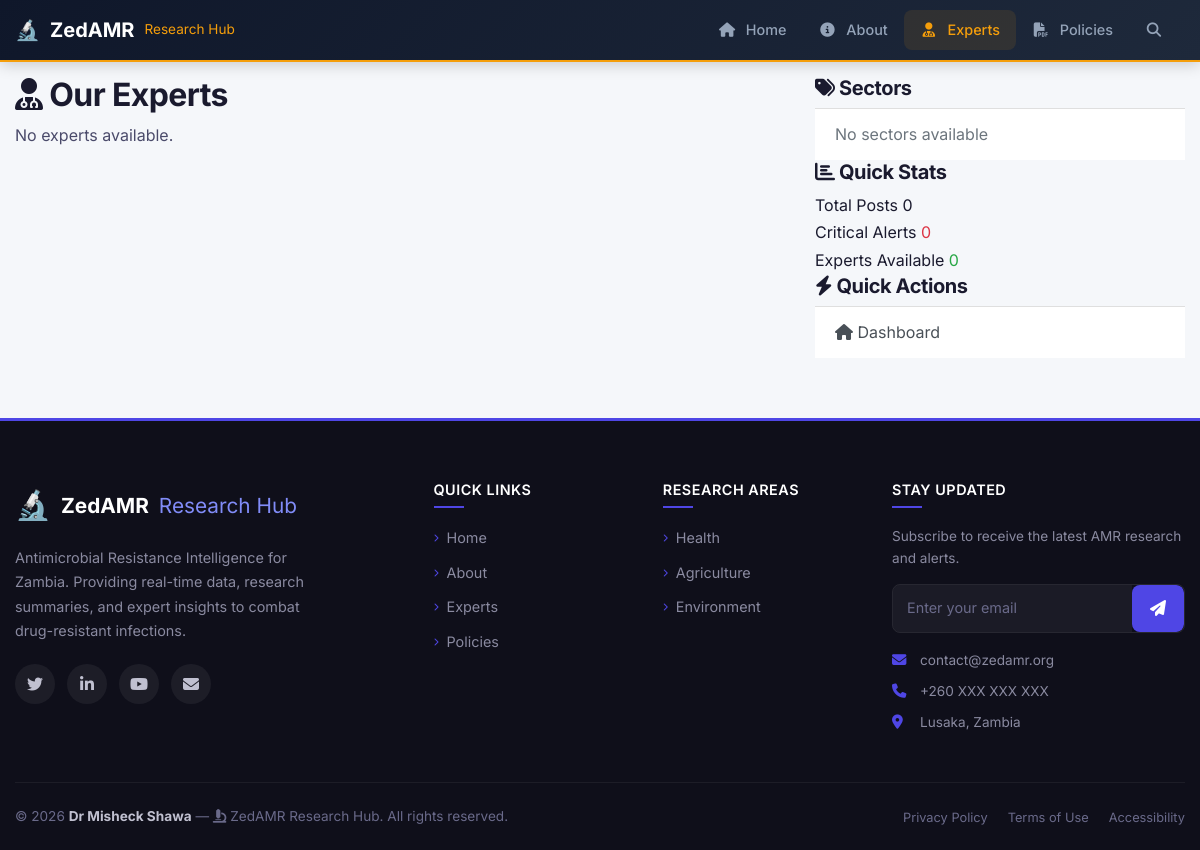
/experts/, run on an earlier commit of the app's database.
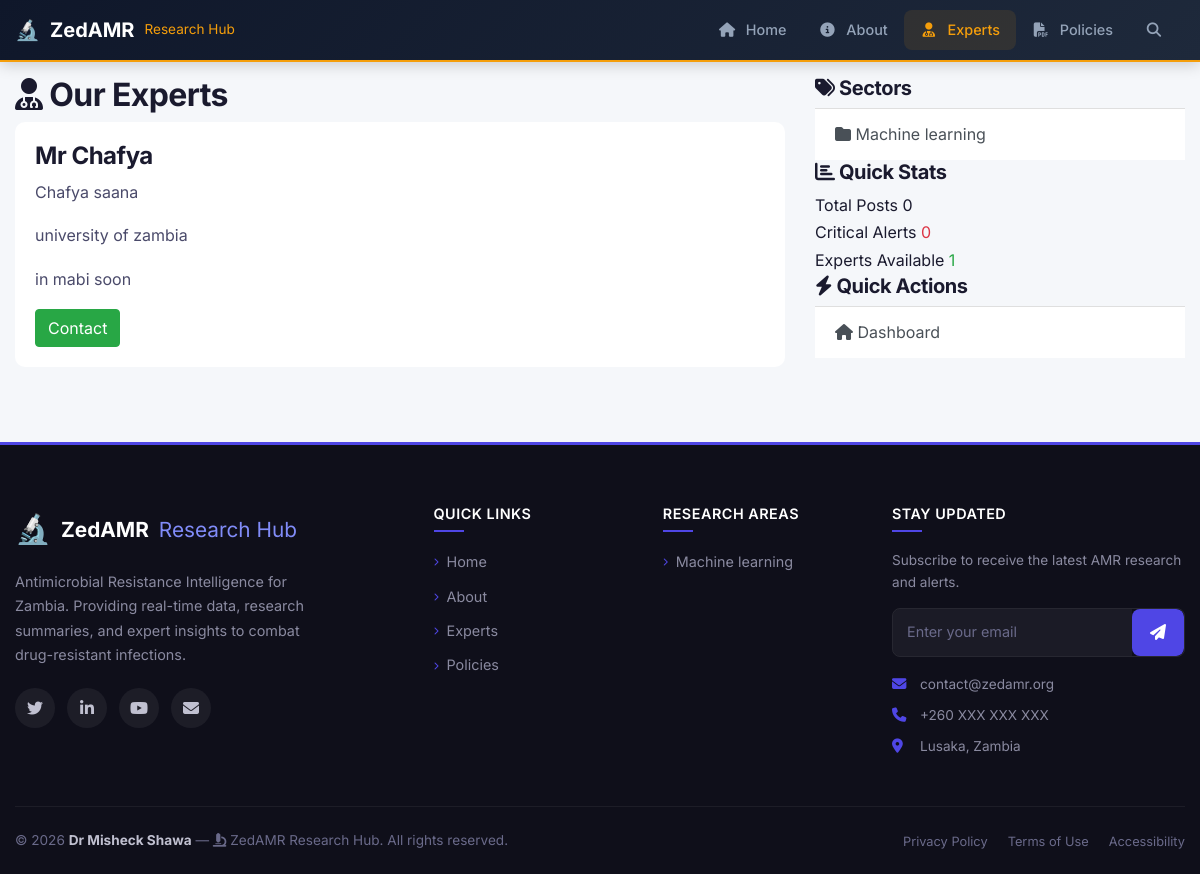
And on a later commit of the database.
### blog/models.py (models this page shows, shortened)
class Expert(models.Model):
    name = models.CharField(max_length=200)
    title = models.CharField(max_length=200)
    organization = models.CharField(max_length=200)
    expertise = models.TextField()
    email = models.EmailField()
    photo = models.ImageField(upload_to='experts/', blank=True, null=True)
    is_available = models.BooleanField(default=True)

class Sector(models.Model):
    name = models.CharField(max_length=100)
    slug = models.SlugField(unique=True, blank=True, null=True)  # Changed to allow null
    icon = models.CharField(max_length=50, help_text="FontAwesome icon class", blank=True)
    description = models.TextField(blank=True)

### blog/views.py (the view)
# urls.py: path('experts/', views.expert_list, name='expert-list'),
def expert_list(request):
    experts = Expert.objects.filter(is_available=True)
    context = {
        'experts': experts,
        'title': 'Ask an Expert',
        'total_experts': experts.count(),
        'sectors': Sector.objects.all(),
    }
    return render(request, 'blog/experts.html', context)

### blog/context_processors.py (called while the page is built, shortened)
def admin_context(request):
    return {}

### blog/templates/blog/experts.html
{% extends 'blog/base.html' %}
{% block content %}
<h2><i class="fas fa-user-md"></i> Our Experts</h2>
<div class="expert-grid">
    {% for expert in experts %}
    <div class="expert-card" style="background: white; padding: 20px; border-radius: 10px; margin-bottom: 15px;">
        <h4>{{ expert.name }}</h4>
        <p>{{ expert.title }}</p>
        <p>{{ expert.organization }}</p>
        <p>{{ expert.expertise }}</p>
        <a href="{% url 'contact-expert' expert.id %}" class="btn btn-success">Contact</a>
    </div>
    {% empty %}
    <p>No experts available.</p>
    {% endfor %}
</div>
{% endblock %}

### blog/templates/blog/base.html (shortened to what the changed rows need)
{% load static %}
<!DOCTYPE html>
<html>
<head>
    <link rel="stylesheet" href="https://maxcdn.bootstrapcdn.com/bootstrap/4.0.0/css/bootstrap.min.css">
    <link rel="stylesheet" href="https://cdnjs.cloudflare.com/ajax/libs/font-awesome/6.4.0/css/all.min.css">
    <link rel="stylesheet" href="{% static 'blog/main.css' %}">
</head>
<body>
    <main role="main" class="main-content">
        <div class="container">
            <div class="row">
                <div class="col-lg-8">
                    {% block content %}{% endblock %}
                </div>
                <div class="col-lg-4">
                    <aside class="sidebar">
                        <div class="sidebar-card">
                            <div class="list-group list-group-flush">
                                {% for sector in sectors %}
                                <a href="{% url 'sector-posts' sector.slug %}" class="list-group-item list-group-item-action">
                                    <i class="fas fa-folder"></i> {{ sector.name }}
                                </a>
                                {% empty %}
                                <span class="list-group-item text-muted">No sectors available</span>
                                {% endfor %}
                            </div>
                        </div>
                        <div class="sidebar-card">
                            <div class="stats-list">
                                <div class="stat-item">
                                    <span class="stat-item-label">Experts Available</span>
                                    <span class="stat-item-value text-success">{{ experts.count|default:0 }}</span>
                                </div>
                            </div>
                        </div>
                    </aside>
                </div>
            </div>
        </div>
    </main>
    <footer class="footer">
        <div class="container">
            <div class="footer-grid">
                <div class="footer-col">
                    <ul class="footer-links">
                        {% for sector in sectors %}
                        <li><a href="{% url 'sector-posts' sector.slug %}"><i class="fas fa-chevron-right"></i> {{ sector.name }}</a></li>
                        {% empty %}
                        <li><a href="#"><i class="fas fa-chevron-right"></i> Health</a></li>
                        <li><a href="#"><i class="fas fa-chevron-right"></i> Agriculture</a></li>
                        <li><a href="#"><i class="fas fa-chevron-right"></i> Environment</a></li>
                        {% endfor %}
                    </ul>
                </div>
            </div>
        </div>
    </footer>
</body>
</html>

What changed in the data, as far as the page shows it:
added Expert: name "Mr Chafya", title "Chafya saana", organization "university of zambia", expertise "in mabi soon"
added Sector: name "Machine learning"
Also different on the page:
{{ experts.count|default:0 }}: "0" → "1"
text no longer shown: "No experts available. No sectors available Health Agriculture Environment"
